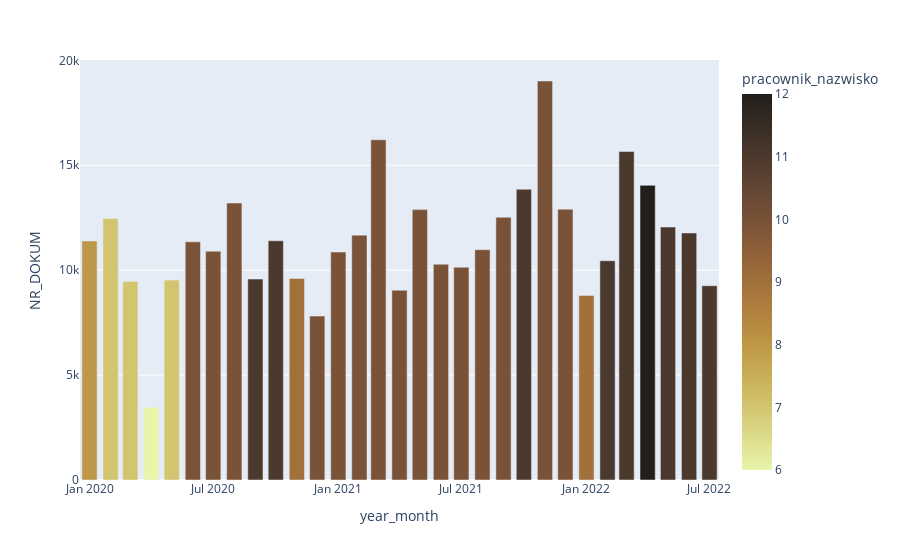

The notebook cell saved with this chart:
### Code cell
px.bar(df1.groupby('year_month').agg({'NR_DOKUM':'sum',
                                      'pracownik_nazwisko':'nunique'}).reset_index(),
        x='year_month',
        y='NR_DOKUM',
        color='pracownik_nazwisko',
      color_continuous_scale='turbid')

### Figure 1 — Plotly figure (JSON) as saved in the notebook; plotly's stock layout.template omitted (floating-point values rounded to 4 significant figures)
{"data": [{"alignmentgroup": "True", "hovertemplate": "year_month=%{x}<br>NR_DOKUM=%{y}<br>pracownik_nazwisko=%{marker.color}<extra></extra>", "legendgroup": "", "marker": {"color": [8, 7, 7, 6, 7, 10, 10, 10, 11, 11, 9, 10, 10, 10, 10, 10, 10, 10, 10, 10, 10, 11, 10, 10, 9, 11, 11, 12, 11, 11, 11], "coloraxis": "coloraxis", "pattern": {"shape": ""}}, "name": "", "offsetgroup": "", "orientation": "v", "showlegend": false, "textposition": "auto", "type": "bar", "x": ["2020-01-01T00:00:00", "2020-02-01T00:00:00", "2020-03-01T00:00:00", "2020-04-01T00:00:00", "2020-05-01T00:00:00", "2020-06-01T00:00:00", "2020-07-01T00:00:00", "2020-08-01T00:00:00", "2020-09-01T00:00:00", "2020-10-01T00:00:00", "2020-11-01T00:00:00", "2020-12-01T00:00:00", "2021-01-01T00:00:00", "2021-02-01T00:00:00", "2021-03-01T00:00:00", "2021-04-01T00:00:00", "2021-05-01T00:00:00", "2021-06-01T00:00:00", "2021-07-01T00:00:00", "2021-08-01T00:00:00", "2021-09-01T00:00:00", "2021-10-01T00:00:00", "2021-11-01T00:00:00", "2021-12-01T00:00:00", "2022-01-01T00:00:00", "2022-02-01T00:00:00", "2022-03-01T00:00:00", "2022-04-01T00:00:00", "2022-05-01T00:00:00", "2022-06-01T00:00:00", "2022-07-01T00:00:00"], "xaxis": "x", "y": [11390, 12463, 9461, 3469, 9527, 11350, 10905, 13199, 9578, 11401, 9606, 7811, 10863, 11670, 16213, 9043, 12886, 10284, 10140, 10976, 12523, 13856, 19016, 12909, 8797, 10449, 15654, 14044, 12056, 11773, 9259], "yaxis": "y"}], "layout": {"autosize": true, "barmode": "relative", "coloraxis": {"colorbar": {"title": {"text": "pracownik_nazwisko"}}, "colorscale": [[0, "rgb(232, 245, 171)"], [0.09091, "rgb(220, 219, 137)"], [0.1818, "rgb(209, 193, 107)"], [0.2727, "rgb(199, 168, 83)"], [0.3636, "rgb(186, 143, 66)"], [0.4545, "rgb(170, 121, 60)"], [0.5455, "rgb(151, 103, 58)"], [0.6364, "rgb(129, 87, 56)"], [0.7273, "rgb(104, 72, 53)"], [0.8182, "rgb(80, 59, 46)"], [0.9091, "rgb(57, 45, 37)"], [1, "rgb(34, 30, 27)"]]}, "legend": {"tracegroupgap": 0}, "margin": {"t": 60}, "xaxis": {"anchor": "y", "autorange": true, "domain": [0, 1], "range": ["2019-12-18", "2022-07-15"], "title": {"text": "year_month"}, "type": "date"}, "yaxis": {"anchor": "x", "autorange": true, "domain": [0, 1], "range": [0, 20020.0], "title": {"text": "NR_DOKUM"}, "type": "linear"}}}
